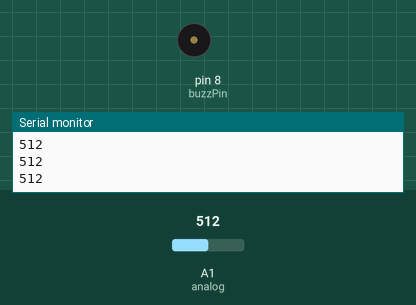
Simulated run of this sketch. Board: Arduino Uno, built with avr-gcc and run on an emulated ATmega328P. Parts: buzzer (waves = sounding, pin HIGH), the last lines printed to the serial monitor. Inputs (shaded band) come from the test bench; at power-on: A1 (analog) = 512.

Above: at 1.3 s.
1.4 s: A1 (analog) set to 985
3.2 s: A1 (analog) set to 1011
At 4.4 s:
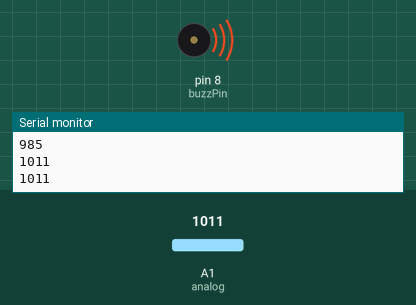
5.5 s: A1 (analog) set to 990
At 7.1 s:
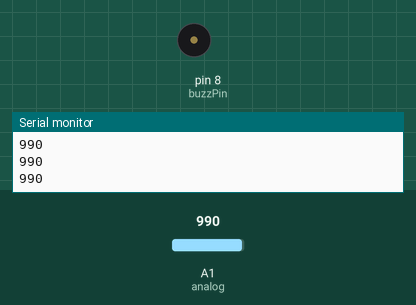
7.5 s: A1 (analog) set to 1010
At 8.7 s:
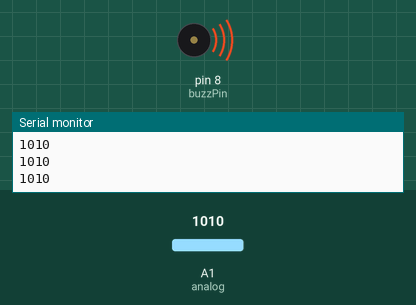
Timing chart, 0 to 10.5 s (numbered marks = the images above; inputs shaded):
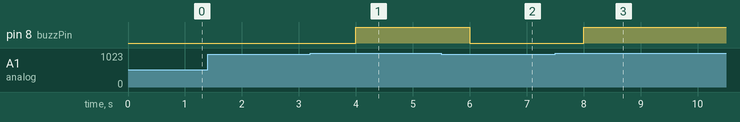

The sketch:

ACTIVE_BUZZER_1_POTENTIOMETER_CODE.ino
```cpp
int analog=A1;
int buzzPin=8;
int dt1=2000;
int dt2=500;
int potVal;
String msg1="Please Input your Number: ";

void setup() {
  // put your setup code here, to run once:
  Serial.begin(9600);
  pinMode(analog, INPUT);
  pinMode(buzzPin,OUTPUT);

}

void loop() {
  // put your main code here, to run repeatedly:


  potVal=analogRead(analog);
  Serial.println(potVal);
  delay(dt2);
  while(potVal>1000){
    digitalWrite(buzzPin, HIGH);
    potVal=analogRead(analog);
     Serial.println(potVal);
     delay(dt2);
  }
  digitalWrite(buzzPin, LOW);

}
```

Measured:
- the behaviour switches between 1000 and 1001 on A1 (analog) (found by bisection; images 0 and 1)
- after the input at 3.2 s, pin 8 (buzzPin): LOW → HIGH after 0.80 s
- after the input at 5.5 s, pin 8 (buzzPin): HIGH → LOW after 0.50 s
- after the input at 7.5 s, pin 8 (buzzPin): LOW → HIGH after 0.51 s
